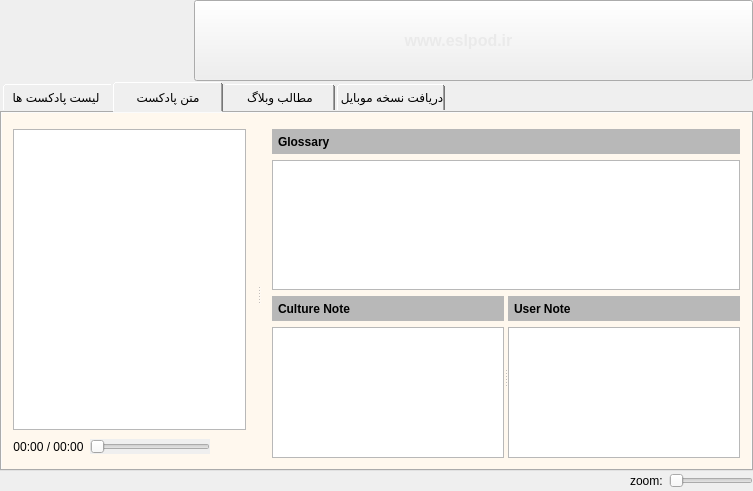
<?xml version="1.0" encoding="UTF-8"?>
<ui version="4.0">
 <class>MainWindow</class>
 <widget class="QMainWindow" name="MainWindow">
  <property name="geometry">
   <rect>
    <x>0</x>
    <y>0</y>
    <width>753</width>
    <height>491</height>
   </rect>
  </property>
  <property name="windowTitle">
   <string>MainWindow</string>
  </property>
  <widget class="QWidget" name="centralWidget">
   <layout class="QVBoxLayout" name="verticalLayout">
    <property name="spacing">
     <number>0</number>
    </property>
    <property name="leftMargin">
     <number>0</number>
    </property>
    <property name="topMargin">
     <number>0</number>
    </property>
    <property name="rightMargin">
     <number>0</number>
    </property>
    <property name="bottomMargin">
     <number>0</number>
    </property>
    <item>
     <layout class="QHBoxLayout" name="horizontalLayout">
      <property name="spacing">
       <number>0</number>
      </property>
      <item>
       <widget class="QLabel" name="label">
        <property name="sizePolicy">
         <sizepolicy hsizetype="Fixed" vsizetype="Fixed">
          <horstretch>0</horstretch>
          <verstretch>0</verstretch>
         </sizepolicy>
        </property>
        <property name="minimumSize">
         <size>
          <width>194</width>
          <height>81</height>
         </size>
        </property>
        <property name="maximumSize">
         <size>
          <width>194</width>
          <height>81</height>
         </size>
        </property>
        <property name="baseSize">
         <size>
          <width>194</width>
          <height>81</height>
         </size>
        </property>
        <property name="text">
         <string/>
        </property>
        <property name="pixmap">
         <pixmap resource="qrc.qrc">:/resources/images/new_logo.png</pixmap>
        </property>
       </widget>
      </item>
      <item>
       <widget class="QPushButton" name="pushButton">
        <property name="minimumSize">
         <size>
          <width>0</width>
          <height>81</height>
         </size>
        </property>
        <property name="cursor">
         <cursorShape>PointingHandCursor</cursorShape>
        </property>
        <property name="styleSheet">
         <string notr="true">background-image: url(:/resources/images/header_bg.jpg) repeat-x;
color: rgb(234, 234, 234);
padding-right: 30px;
font-size:16px;
font-weight: bold;</string>
        </property>
        <property name="text">
         <string>www.eslpod.ir</string>
        </property>
       </widget>
      </item>
     </layout>
    </item>
    <item>
     <widget class="QWidget" name="widget" native="true">
      <property name="sizePolicy">
       <sizepolicy hsizetype="Expanding" vsizetype="Expanding">
        <horstretch>0</horstretch>
        <verstretch>0</verstretch>
       </sizepolicy>
      </property>
      <layout class="QHBoxLayout" name="horizontalLayout_2">
       <property name="spacing">
        <number>0</number>
       </property>
       <property name="leftMargin">
        <number>0</number>
       </property>
       <property name="topMargin">
        <number>0</number>
       </property>
       <property name="rightMargin">
        <number>0</number>
       </property>
       <property name="bottomMargin">
        <number>0</number>
       </property>
       <item>
        <widget class="QTabWidget" name="tabWidget">
         <property name="styleSheet">
          <string notr="true">

/* Style the tab using the tab sub-control. Note that
    it reads QTabBar _not_ QTabWidget */
 QTabBar::tab {

	height: 30px;
   min-width:110px;
	margin:1px;
}</string>
         </property>
         <property name="currentIndex">
          <number>1</number>
         </property>
         <widget class="QWidget" name="tab_podcast_list">
          <property name="styleSheet">
           <string notr="true">#tab_podcast_list{
	
	
	background-color: rgb(255, 248, 238);
}</string>
          </property>
          <attribute name="title">
           <string>لیست پادکست ها</string>
          </attribute>
          <layout class="QHBoxLayout" name="horizontalLayout_4">
           <property name="spacing">
            <number>0</number>
           </property>
           <property name="leftMargin">
            <number>0</number>
           </property>
           <property name="topMargin">
            <number>5</number>
           </property>
           <property name="rightMargin">
            <number>0</number>
           </property>
           <property name="bottomMargin">
            <number>0</number>
           </property>
           <item>
            <widget class="QSplitter" name="splitter">
             <property name="styleSheet">
              <string notr="true"/>
             </property>
             <property name="orientation">
              <enum>Qt::Horizontal</enum>
             </property>
             <widget class="QListView" name="listView_cats">
              <property name="sizePolicy">
               <sizepolicy hsizetype="Expanding" vsizetype="Expanding">
                <horstretch>0</horstretch>
                <verstretch>0</verstretch>
               </sizepolicy>
              </property>
              <property name="minimumSize">
               <size>
                <width>200</width>
                <height>0</height>
               </size>
              </property>
              <property name="maximumSize">
               <size>
                <width>230</width>
                <height>16777215</height>
               </size>
              </property>
              <property name="baseSize">
               <size>
                <width>200</width>
                <height>0</height>
               </size>
              </property>
              <property name="styleSheet">
               <string notr="true">#listView_cats{
   font-size:16px;
   font-family: Times New Roman;
}</string>
              </property>
             </widget>
             <widget class="QWidget" name="layoutWidget">
              <layout class="QVBoxLayout" name="verticalLayout_2">
               <item>
                <layout class="QHBoxLayout" name="horizontalLayout_3">
                 <item>
                  <widget class="QLabel" name="label_3">
                   <property name="styleSheet">
                    <string notr="true">QLabel{
	margin-left:3px;
}</string>
                   </property>
                   <property name="text">
                    <string>search:</string>
                   </property>
                  </widget>
                 </item>
                 <item>
                  <widget class="QLineEdit" name="lineEdit">
                   <property name="minimumSize">
                    <size>
                     <width>0</width>
                     <height>25</height>
                    </size>
                   </property>
                   <property name="maximumSize">
                    <size>
                     <width>16777215</width>
                     <height>25</height>
                    </size>
                   </property>
                  </widget>
                 </item>
                 <item>
                  <widget class="QLabel" name="label_4">
                   <property name="text">
                    <string/>
                   </property>
                   <property name="pixmap">
                    <pixmap resource="qrc.qrc">:/resources/images/filter.png</pixmap>
                   </property>
                  </widget>
                 </item>
                 <item>
                  <spacer name="horizontalSpacer">
                   <property name="orientation">
                    <enum>Qt::Horizontal</enum>
                   </property>
                   <property name="sizeHint" stdset="0">
                    <size>
                     <width>40</width>
                     <height>20</height>
                    </size>
                   </property>
                  </spacer>
                 </item>
                </layout>
               </item>
               <item>
                <widget class="QTableView" name="tableView_podcast_list">
                 <property name="editTriggers">
                  <set>QAbstractItemView::NoEditTriggers</set>
                 </property>
                 <property name="selectionMode">
                  <enum>QAbstractItemView::SingleSelection</enum>
                 </property>
                 <property name="selectionBehavior">
                  <enum>QAbstractItemView::SelectRows</enum>
                 </property>
                 <property name="showGrid">
                  <bool>false</bool>
                 </property>
                 <property name="gridStyle">
                  <enum>Qt::NoPen</enum>
                 </property>
                </widget>
               </item>
              </layout>
             </widget>
            </widget>
           </item>
          </layout>
         </widget>
         <widget class="QWidget" name="tab_script">
          <property name="styleSheet">
           <string notr="true">#tab_script
{
	background-color: rgb(255, 248, 238);
}</string>
          </property>
          <attribute name="title">
           <string>متن پادکست</string>
          </attribute>
          <layout class="QHBoxLayout" name="horizontalLayout_6">
           <property name="spacing">
            <number>0</number>
           </property>
           <property name="leftMargin">
            <number>0</number>
           </property>
           <property name="topMargin">
            <number>5</number>
           </property>
           <property name="rightMargin">
            <number>0</number>
           </property>
           <property name="bottomMargin">
            <number>0</number>
           </property>
           <item>
            <widget class="QSplitter" name="splitter_2">
             <property name="orientation">
              <enum>Qt::Horizontal</enum>
             </property>
             <widget class="QWidget" name="layoutWidget">
              <layout class="QVBoxLayout" name="verticalLayout_4">
               <property name="spacing">
                <number>6</number>
               </property>
               <item>
                <widget class="QTextBrowser" name="textBrowser_script"/>
               </item>
               <item>
                <layout class="QHBoxLayout" name="horizontalLayout_5">
                 <item>
                  <widget class="QLabel" name="lbl_duration">
                   <property name="minimumSize">
                    <size>
                     <width>70</width>
                     <height>0</height>
                    </size>
                   </property>
                   <property name="text">
                    <string>00:00 / 00:00</string>
                   </property>
                   <property name="alignment">
                    <set>Qt::AlignCenter</set>
                   </property>
                  </widget>
                 </item>
                 <item>
                  <widget class="QSlider" name="slider_player">
                   <property name="mouseTracking">
                    <bool>true</bool>
                   </property>
                   <property name="autoFillBackground">
                    <bool>true</bool>
                   </property>
                   <property name="tracking">
                    <bool>true</bool>
                   </property>
                   <property name="orientation">
                    <enum>Qt::Horizontal</enum>
                   </property>
                   <property name="invertedAppearance">
                    <bool>false</bool>
                   </property>
                   <property name="invertedControls">
                    <bool>false</bool>
                   </property>
                   <property name="tickPosition">
                    <enum>QSlider::NoTicks</enum>
                   </property>
                  </widget>
                 </item>
                 <item>
                  <widget class="QPushButton" name="btn_playPause">
                   <property name="maximumSize">
                    <size>
                     <width>16777215</width>
                     <height>22</height>
                    </size>
                   </property>
                   <property name="styleSheet">
                    <string notr="true">#btn_playPause
{
    border:0;
    background-color:transparent;
	background-image: url(:/resources/images/play.png);
    background-repeat:no-repeat;
    background-position: center center;
	height:22px;
    width: 30px;
}

#btn_playPause:hover
{
	background-image: url(:/resources/images/play_mo.png);
}</string>
                   </property>
                   <property name="text">
                    <string/>
                   </property>
                  </widget>
                 </item>
                </layout>
               </item>
              </layout>
             </widget>
             <widget class="QWidget" name="layoutWidget">
              <layout class="QVBoxLayout" name="verticalLayout_3">
               <item>
                <widget class="QLabel" name="label_5">
                 <property name="sizePolicy">
                  <sizepolicy hsizetype="Preferred" vsizetype="Expanding">
                   <horstretch>0</horstretch>
                   <verstretch>0</verstretch>
                  </sizepolicy>
                 </property>
                 <property name="minimumSize">
                  <size>
                   <width>0</width>
                   <height>25</height>
                  </size>
                 </property>
                 <property name="maximumSize">
                  <size>
                   <width>16777215</width>
                   <height>25</height>
                  </size>
                 </property>
                 <property name="styleSheet">
                  <string notr="true">QLabel
{
	font-weight: bold;
	background-color: rgb(184, 184, 184);
padding-left:3px;
}</string>
                 </property>
                 <property name="text">
                  <string>Glossary</string>
                 </property>
                </widget>
               </item>
               <item>
                <widget class="QTextBrowser" name="textBrowser_glossary"/>
               </item>
               <item>
                <widget class="QWidget" name="widget_2" native="true">
                 <layout class="QVBoxLayout" name="verticalLayout_7">
                  <property name="leftMargin">
                   <number>0</number>
                  </property>
                  <property name="topMargin">
                   <number>0</number>
                  </property>
                  <property name="rightMargin">
                   <number>0</number>
                  </property>
                  <property name="bottomMargin">
                   <number>0</number>
                  </property>
                  <item>
                   <widget class="QSplitter" name="splitter_3">
                    <property name="orientation">
                     <enum>Qt::Horizontal</enum>
                    </property>
                    <widget class="QWidget" name="widget_3" native="true">
                     <layout class="QVBoxLayout" name="verticalLayout_8">
                      <property name="leftMargin">
                       <number>0</number>
                      </property>
                      <property name="topMargin">
                       <number>0</number>
                      </property>
                      <property name="rightMargin">
                       <number>0</number>
                      </property>
                      <property name="bottomMargin">
                       <number>0</number>
                      </property>
                      <item>
                       <widget class="QLabel" name="label_6">
                        <property name="sizePolicy">
                         <sizepolicy hsizetype="Preferred" vsizetype="Expanding">
                          <horstretch>0</horstretch>
                          <verstretch>0</verstretch>
                         </sizepolicy>
                        </property>
                        <property name="minimumSize">
                         <size>
                          <width>0</width>
                          <height>25</height>
                         </size>
                        </property>
                        <property name="maximumSize">
                         <size>
                          <width>16777215</width>
                          <height>25</height>
                         </size>
                        </property>
                        <property name="baseSize">
                         <size>
                          <width>0</width>
                          <height>25</height>
                         </size>
                        </property>
                        <property name="styleSheet">
                         <string notr="true">QLabel
{
	font-weight: bold;
	background-color: rgb(184, 184, 184);
	padding-left:3px;
}</string>
                        </property>
                        <property name="text">
                         <string>Culture Note</string>
                        </property>
                       </widget>
                      </item>
                      <item>
                       <widget class="QTextBrowser" name="textBrowser_culture_note"/>
                      </item>
                     </layout>
                    </widget>
                    <widget class="QWidget" name="widget_4" native="true">
                     <layout class="QVBoxLayout" name="verticalLayout_9">
                      <property name="leftMargin">
                       <number>0</number>
                      </property>
                      <property name="topMargin">
                       <number>0</number>
                      </property>
                      <property name="rightMargin">
                       <number>0</number>
                      </property>
                      <property name="bottomMargin">
                       <number>0</number>
                      </property>
                      <item>
                       <widget class="QLabel" name="label_8">
                        <property name="sizePolicy">
                         <sizepolicy hsizetype="Preferred" vsizetype="Expanding">
                          <horstretch>0</horstretch>
                          <verstretch>0</verstretch>
                         </sizepolicy>
                        </property>
                        <property name="minimumSize">
                         <size>
                          <width>0</width>
                          <height>25</height>
                         </size>
                        </property>
                        <property name="maximumSize">
                         <size>
                          <width>16777215</width>
                          <height>25</height>
                         </size>
                        </property>
                        <property name="baseSize">
                         <size>
                          <width>0</width>
                          <height>25</height>
                         </size>
                        </property>
                        <property name="styleSheet">
                         <string notr="true">QLabel
{
	font-weight: bold;
	background-color: rgb(184, 184, 184);
	padding-left:3px;
}</string>
                        </property>
                        <property name="text">
                         <string>User Note</string>
                        </property>
                       </widget>
                      </item>
                      <item>
                       <widget class="QTextEdit" name="textEdit"/>
                      </item>
                     </layout>
                    </widget>
                   </widget>
                  </item>
                 </layout>
                </widget>
               </item>
              </layout>
             </widget>
            </widget>
           </item>
          </layout>
         </widget>
         <widget class="QWidget" name="tab_blog">
          <property name="styleSheet">
           <string notr="true">#tab_blog
{
	background-color: rgb(255, 248, 238);
}</string>
          </property>
          <attribute name="title">
           <string>مطالب وبلاگ</string>
          </attribute>
          <layout class="QVBoxLayout" name="verticalLayout_5">
           <property name="spacing">
            <number>0</number>
           </property>
           <property name="leftMargin">
            <number>0</number>
           </property>
           <property name="topMargin">
            <number>5</number>
           </property>
           <property name="rightMargin">
            <number>0</number>
           </property>
           <property name="bottomMargin">
            <number>0</number>
           </property>
           <item>
            <layout class="QHBoxLayout" name="horizontalLayout_7">
             <item>
              <widget class="QPushButton" name="btn_previous">
               <property name="text">
                <string>previous</string>
               </property>
              </widget>
             </item>
             <item>
              <widget class="QComboBox" name="comboBox_post"/>
             </item>
             <item>
              <widget class="QPushButton" name="btn_next">
               <property name="text">
                <string>next</string>
               </property>
              </widget>
             </item>
             <item>
              <spacer name="horizontalSpacer_2">
               <property name="orientation">
                <enum>Qt::Horizontal</enum>
               </property>
               <property name="sizeHint" stdset="0">
                <size>
                 <width>40</width>
                 <height>20</height>
                </size>
               </property>
              </spacer>
             </item>
            </layout>
           </item>
           <item>
            <widget class="QTextBrowser" name="textBrowser_currentPost">
             <property name="contextMenuPolicy">
              <enum>Qt::NoContextMenu</enum>
             </property>
             <property name="acceptDrops">
              <bool>false</bool>
             </property>
             <property name="openLinks">
              <bool>false</bool>
             </property>
            </widget>
           </item>
          </layout>
         </widget>
         <widget class="QWidget" name="tab_mobile">
          <property name="styleSheet">
           <string notr="true">QLabel{
	font-size: 14px;
}</string>
          </property>
          <attribute name="title">
           <string>دریافت نسخه موبایل</string>
          </attribute>
          <layout class="QVBoxLayout" name="verticalLayout_6">
           <property name="spacing">
            <number>0</number>
           </property>
           <property name="leftMargin">
            <number>0</number>
           </property>
           <property name="topMargin">
            <number>5</number>
           </property>
           <property name="rightMargin">
            <number>0</number>
           </property>
           <property name="bottomMargin">
            <number>0</number>
           </property>
           <item>
            <widget class="QTextBrowser" name="textBrowser">
             <property name="html">
              <string>&lt;!DOCTYPE HTML PUBLIC &quot;-//W3C//DTD HTML 4.0//EN&quot; &quot;http://www.w3.org/TR/REC-html40/strict.dtd&quot;&gt;
&lt;html&gt;&lt;head&gt;&lt;meta name=&quot;qrichtext&quot; content=&quot;1&quot; /&gt;&lt;style type=&quot;text/css&quot;&gt;
p, li { white-space: pre-wrap; }
&lt;/style&gt;&lt;/head&gt;&lt;body style=&quot; font-family:'MS Shell Dlg 2'; font-size:8.25pt; font-weight:400; font-style:normal;&quot;&gt;
&lt;p dir='rtl' style=&quot;-qt-paragraph-type:empty; margin-top:0px; margin-bottom:0px; margin-left:0px; margin-right:0px; -qt-block-indent:0; text-indent:0px; font-size:8pt;&quot;&gt;&lt;br /&gt;&lt;/p&gt;
&lt;p dir='rtl' style=&quot; margin-top:0px; margin-bottom:0px; margin-left:0px; margin-right:0px; -qt-block-indent:0; text-indent:0px;&quot;&gt;&lt;span style=&quot; font-size:12pt;&quot;&gt;برای دریافت نسخه موبایل این برنامه به آدرس زیر مراجعه کنید&lt;/span&gt;&lt;/p&gt;
&lt;p style=&quot;-qt-paragraph-type:empty; margin-top:0px; margin-bottom:0px; margin-left:0px; margin-right:0px; -qt-block-indent:0; text-indent:0px; font-size:12pt;&quot;&gt;&lt;br /&gt;&lt;/p&gt;
&lt;p dir='rtl' style=&quot; margin-top:0px; margin-bottom:0px; margin-left:0px; margin-right:0px; -qt-block-indent:0; text-indent:0px;&quot;&gt;&lt;a href=&quot;http://cafebazaar.ir/app/siami.bitik.ESLPodcast/?l=fa&quot;&gt;&lt;span style=&quot; font-size:12pt; text-decoration: underline; color:#0000ff;&quot;&gt;دریافت نسخه موبایل&lt;/span&gt;&lt;/a&gt;&lt;/p&gt;
&lt;p dir='rtl' style=&quot;-qt-paragraph-type:empty; margin-top:0px; margin-bottom:0px; margin-left:0px; margin-right:0px; -qt-block-indent:0; text-indent:0px; font-size:12pt; text-decoration: underline; color:#0000ff;&quot;&gt;&lt;br /&gt;&lt;/p&gt;
&lt;p dir='rtl' style=&quot; margin-top:0px; margin-bottom:0px; margin-left:0px; margin-right:0px; -qt-block-indent:0; text-indent:0px;&quot;&gt;&lt;span style=&quot; font-family:'tahoma,Arial,sans-serif'; font-size:11pt;&quot;&gt;نسخه موبایلی این برنامه شامل تمامی امکانات نسخه دسکتاپی است. فایل های صوتی در نسخه موبایلی قابل دانلود هستند ولی چون شما نسخه دسکتاپی آن با تمام فایل های صوتی را در اختیار دارید کافی است که فقط آن فایل ها را که در پوشه &lt;/span&gt;&lt;span style=&quot; font-family:'Calibri,sans-serif'; font-size:11pt;&quot;&gt; audio&lt;/span&gt;&lt;span style=&quot; font-family:'tahoma,Arial,sans-serif'; font-size:11pt;&quot;&gt; موجود هستند را به پوشه &lt;/span&gt;&lt;span style=&quot; font-family:'Calibri,sans-serif'; font-size:11pt;&quot;&gt;ESL Podcast&lt;/span&gt;&lt;span style=&quot; font-family:'tahoma,Arial,sans-serif'; font-size:11pt;&quot;&gt; نسخه موبایلی منتقل کنید تا دیگر نیاز به دانلود فایل ها نداشته باشید.&lt;/span&gt;&lt;/p&gt;
&lt;p dir='rtl' style=&quot;-qt-paragraph-type:empty; margin-top:0px; margin-bottom:0px; margin-left:0px; margin-right:0px; -qt-block-indent:0; text-indent:0px; font-family:'tahoma,Arial,sans-serif'; font-size:11pt;&quot;&gt;&lt;br /&gt;&lt;/p&gt;
&lt;p dir='rtl' style=&quot; margin-top:0px; margin-bottom:0px; margin-left:0px; margin-right:0px; -qt-block-indent:0; text-indent:0px;&quot;&gt;&lt;span style=&quot; font-family:'tahoma,Arial,sans-serif'; font-size:11pt;&quot;&gt;تصاویری از نسخه موبایلی&lt;/span&gt;&lt;/p&gt;
&lt;p dir='rtl' style=&quot;-qt-paragraph-type:empty; margin-top:0px; margin-bottom:0px; margin-left:0px; margin-right:0px; -qt-block-indent:0; text-indent:0px; font-family:'tahoma,Arial,sans-serif'; font-size:11pt;&quot;&gt;&lt;br /&gt;&lt;/p&gt;
&lt;p align=&quot;center&quot; dir='rtl' style=&quot; margin-top:0px; margin-bottom:0px; margin-left:0px; margin-right:0px; -qt-block-indent:0; text-indent:0px;&quot;&gt;&lt;span style=&quot; font-size:8pt;&quot;&gt;&lt;br /&gt;&lt;br /&gt;&lt;br /&gt;&lt;br /&gt;&lt;br /&gt;&lt;br /&gt;&lt;br /&gt;&lt;br /&gt;&lt;br /&gt;&lt;br /&gt;&lt;br /&gt;&lt;br /&gt;&lt;/span&gt;&lt;img src=&quot;:/resources/images/Screenshot_۲۰۱۳-۰۷-۱۳-۲۰-۰۰-۱۹.png&quot; /&gt;&lt;img src=&quot;:/resources/images/Screenshot_۲۰۱۳-۰۷-۱۳-۱۷-۰۱-۲۶.png&quot; /&gt;&lt;img src=&quot;:/resources/images/Screenshot_۲۰۱۳-۰۷-۱۳-۱۹-۳۳-۴۰.png&quot; /&gt;&lt;img src=&quot;:/resources/images/Screenshot_۲۰۱۳-۰۷-۱۴-۱۶-۰۶-۰۵.png&quot; /&gt;&lt;img src=&quot;:/resources/images/Screenshot_۲۰۱۳-۰۷-۱۴-۱۶-۰۶-۳۴.png&quot; /&gt;&lt;/p&gt;&lt;/body&gt;&lt;/html&gt;</string>
             </property>
             <property name="openExternalLinks">
              <bool>true</bool>
             </property>
            </widget>
           </item>
          </layout>
         </widget>
        </widget>
       </item>
      </layout>
     </widget>
    </item>
    <item>
     <layout class="QHBoxLayout" name="horizontalLayout_8">
      <item>
       <spacer name="horizontalSpacer_3">
        <property name="orientation">
         <enum>Qt::Horizontal</enum>
        </property>
        <property name="sizeHint" stdset="0">
         <size>
          <width>40</width>
          <height>20</height>
         </size>
        </property>
       </spacer>
      </item>
      <item>
       <widget class="QLabel" name="label_7">
        <property name="text">
         <string>zoom:</string>
        </property>
       </widget>
      </item>
      <item>
       <widget class="QSlider" name="slider_post_zoom">
        <property name="sizePolicy">
         <sizepolicy hsizetype="Fixed" vsizetype="Fixed">
          <horstretch>0</horstretch>
          <verstretch>0</verstretch>
         </sizepolicy>
        </property>
        <property name="maximumSize">
         <size>
          <width>100</width>
          <height>16777215</height>
         </size>
        </property>
        <property name="minimum">
         <number>18</number>
        </property>
        <property name="orientation">
         <enum>Qt::Horizontal</enum>
        </property>
       </widget>
      </item>
     </layout>
    </item>
   </layout>
  </widget>
  <action name="actionHelp">
   <property name="text">
    <string>راهنمایی</string>
   </property>
  </action>
  <action name="action">
   <property name="text">
    <string>درباره ما</string>
   </property>
  </action>
  <action name="actionExit">
   <property name="text">
    <string>خروج</string>
   </property>
  </action>
  <action name="action_3">
   <property name="text">
    <string>دریافت نرم افزار اندروید</string>
   </property>
  </action>
 </widget>
 <layoutdefault spacing="6" margin="11"/>
 <resources>
  <include location="qrc.qrc"/>
 </resources>
 <connections>
  <connection>
   <sender>actionExit</sender>
   <signal>triggered()</signal>
   <receiver>MainWindow</receiver>
   <slot>close()</slot>
   <hints>
    <hint type="sourcelabel">
     <x>-1</x>
     <y>-1</y>
    </hint>
    <hint type="destinationlabel">
     <x>310</x>
     <y>249</y>
    </hint>
   </hints>
  </connection>
  <connection>
   <sender>tableView_podcast_list</sender>
   <signal>doubleClicked(QModelIndex)</signal>
   <receiver>MainWindow</receiver>
   <slot>onPodcastDblClicked(QModelIndex)</slot>
   <hints>
    <hint type="sourcelabel">
     <x>101</x>
     <y>150</y>
    </hint>
    <hint type="destinationlabel">
     <x>450</x>
     <y>-22</y>
    </hint>
   </hints>
  </connection>
  <connection>
   <sender>listView_cats</sender>
   <signal>clicked(QModelIndex)</signal>
   <receiver>MainWindow</receiver>
   <slot>onCategoryClicked(QModelIndex)</slot>
   <hints>
    <hint type="sourcelabel">
     <x>141</x>
     <y>150</y>
    </hint>
    <hint type="destinationlabel">
     <x>157</x>
     <y>-80</y>
    </hint>
   </hints>
  </connection>
  <connection>
   <sender>lineEdit</sender>
   <signal>textChanged(QString)</signal>
   <receiver>MainWindow</receiver>
   <slot>onSearch(QString)</slot>
   <hints>
    <hint type="sourcelabel">
     <x>101</x>
     <y>145</y>
    </hint>
    <hint type="destinationlabel">
     <x>365</x>
     <y>-34</y>
    </hint>
   </hints>
  </connection>
  <connection>
   <sender>btn_previous</sender>
   <signal>clicked()</signal>
   <receiver>MainWindow</receiver>
   <slot>onPrevPost()</slot>
   <hints>
    <hint type="sourcelabel">
     <x>65</x>
     <y>133</y>
    </hint>
    <hint type="destinationlabel">
     <x>59</x>
     <y>-71</y>
    </hint>
   </hints>
  </connection>
  <connection>
   <sender>btn_next</sender>
   <signal>clicked()</signal>
   <receiver>MainWindow</receiver>
   <slot>onNextPost()</slot>
   <hints>
    <hint type="sourcelabel">
     <x>101</x>
     <y>150</y>
    </hint>
    <hint type="destinationlabel">
     <x>184</x>
     <y>-29</y>
    </hint>
   </hints>
  </connection>
  <connection>
   <sender>comboBox_post</sender>
   <signal>currentIndexChanged(int)</signal>
   <receiver>MainWindow</receiver>
   <slot>onChangePost(int)</slot>
   <hints>
    <hint type="sourcelabel">
     <x>101</x>
     <y>150</y>
    </hint>
    <hint type="destinationlabel">
     <x>137</x>
     <y>544</y>
    </hint>
   </hints>
  </connection>
  <connection>
   <sender>btn_playPause</sender>
   <signal>clicked()</signal>
   <receiver>MainWindow</receiver>
   <slot>onPlayPause()</slot>
   <hints>
    <hint type="sourcelabel">
     <x>247</x>
     <y>460</y>
    </hint>
    <hint type="destinationlabel">
     <x>281</x>
     <y>611</y>
    </hint>
   </hints>
  </connection>
  <connection>
   <sender>slider_player</sender>
   <signal>sliderMoved(int)</signal>
   <receiver>MainWindow</receiver>
   <slot>onSliderPlayerChanged(int)</slot>
   <hints>
    <hint type="sourcelabel">
     <x>211</x>
     <y>460</y>
    </hint>
    <hint type="destinationlabel">
     <x>197</x>
     <y>575</y>
    </hint>
   </hints>
  </connection>
  <connection>
   <sender>slider_post_zoom</sender>
   <signal>valueChanged(int)</signal>
   <receiver>MainWindow</receiver>
   <slot>onPostFontSizeChanged()</slot>
   <hints>
    <hint type="sourcelabel">
     <x>751</x>
     <y>489</y>
    </hint>
    <hint type="destinationlabel">
     <x>553</x>
     <y>589</y>
    </hint>
   </hints>
  </connection>
  <connection>
   <sender>pushButton</sender>
   <signal>clicked()</signal>
   <receiver>MainWindow</receiver>
   <slot>onBtnDemoClicked()</slot>
   <hints>
    <hint type="sourcelabel">
     <x>385</x>
     <y>51</y>
    </hint>
    <hint type="destinationlabel">
     <x>418</x>
     <y>-80</y>
    </hint>
   </hints>
  </connection>
  <connection>
   <sender>textEdit</sender>
   <signal>textChanged()</signal>
   <receiver>MainWindow</receiver>
   <slot>onUserNoteTextChanged()</slot>
   <hints>
    <hint type="sourcelabel">
     <x>560</x>
     <y>394</y>
    </hint>
    <hint type="destinationlabel">
     <x>574</x>
     <y>495</y>
    </hint>
   </hints>
  </connection>
 </connections>
 <slots>
  <slot>onPodcastDblClicked(QModelIndex)</slot>
  <slot>onSearch(QString)</slot>
  <slot>onCategoryClicked(QModelIndex)</slot>
  <slot>onPrevPost()</slot>
  <slot>onNextPost()</slot>
  <slot>onChangePost(int)</slot>
  <slot>onPostFontSizeChanged()</slot>
  <slot>onPlayPause()</slot>
  <slot>onSliderPlayerChanged(int)</slot>
  <slot>onBtnDemoClicked()</slot>
  <slot>onUserNoteTextChanged()</slot>
 </slots>
</ui>
